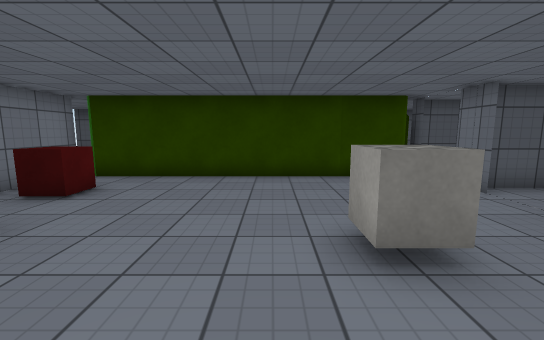
View 1 (above)

16 first-person views from a walk through a 3-D level made in the Unity game engine. The camera is 1.4 m above the floor, tilts 8° down and sees 90° across. The floor is counted in squares, 1 m on a side. Each view is taken from the middle of a square. On the plan, view 1 faces up. The plan holds only what a view shows up to about 13 squares ahead; the rest is blank. The place goes on beyond the plan. The player character is not drawn. Some animated figures are left out. Some surface patterns are stand-ins.

View 2
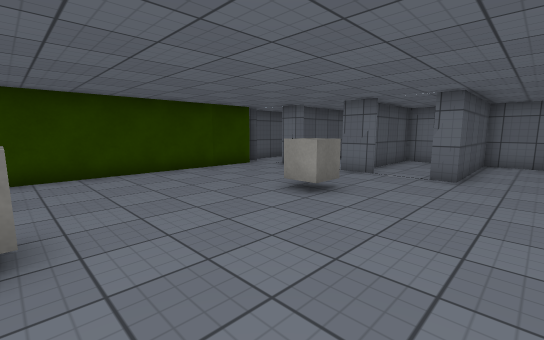

View 3
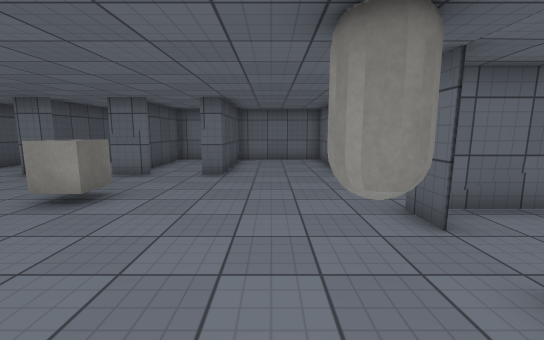

View 4
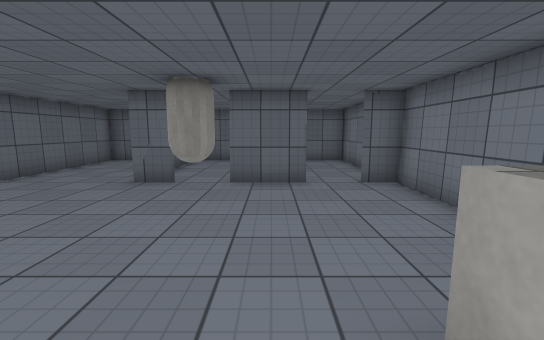

View 5
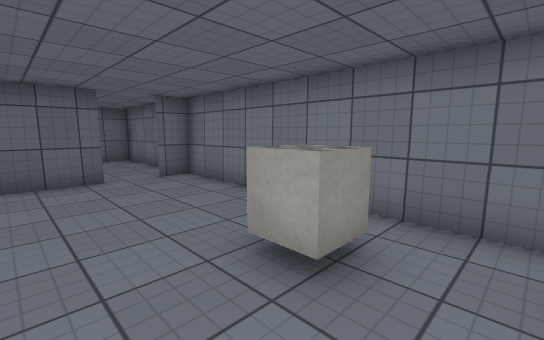

View 6
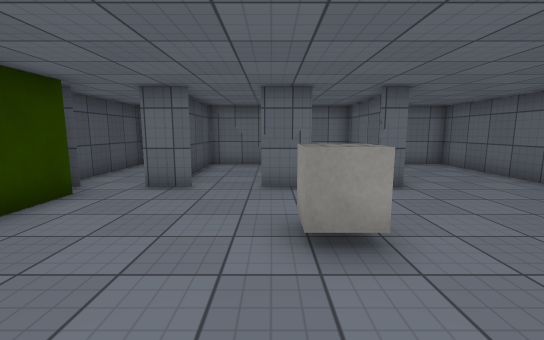

View 7
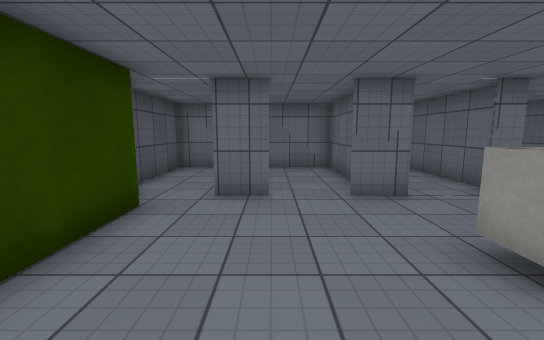

View 8
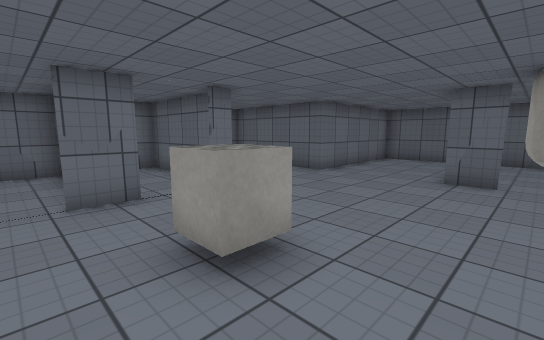

View 9
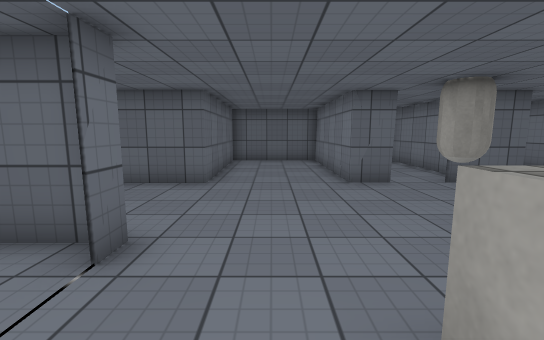

View 10
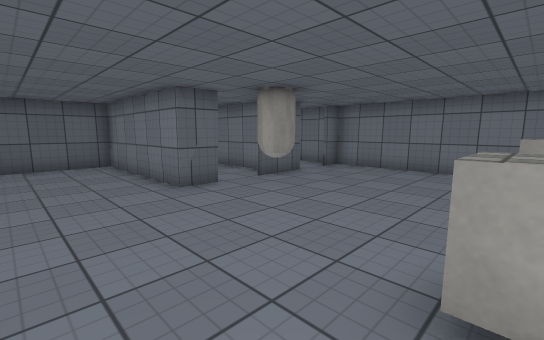

View 11
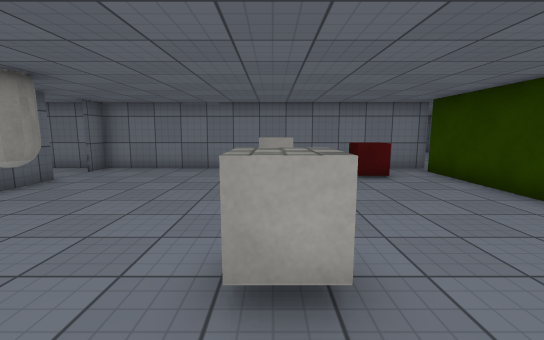

View 12
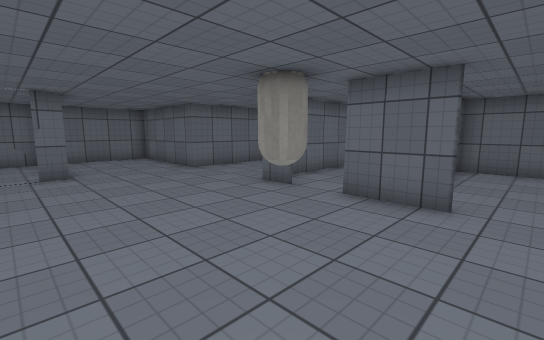

View 13
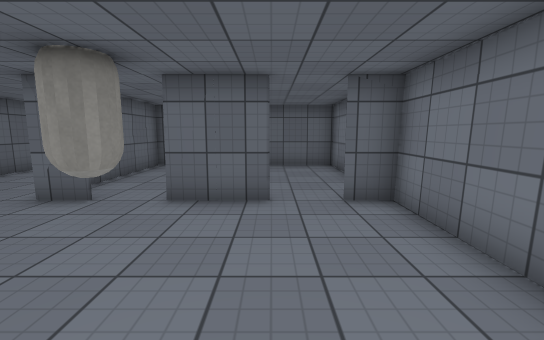

View 14
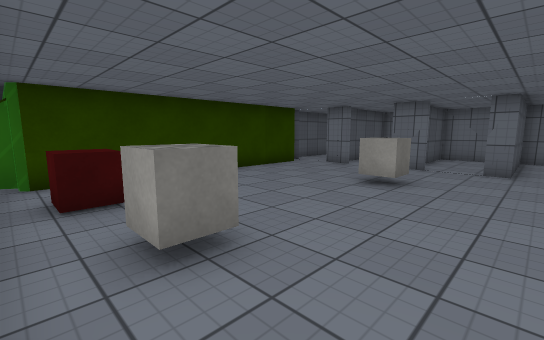

View 15
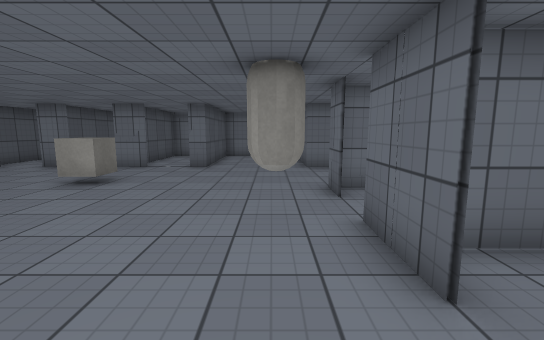

View 16
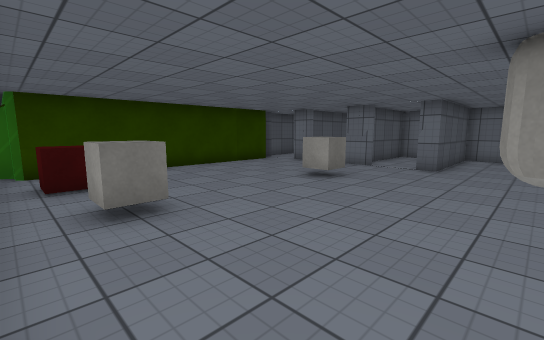

### Floor plan
Ten units are one square. View 1 is at (0, 0); x grows to the right and y downward. Boxes are objects, and circles mark ways between rooms. Rooms are numbered by the first view taken in them; rooms with no view inside come last. Other rooms are left out.
<svg viewBox="-71 -102 176 201">
<path fill="none" stroke="#000" d="M52 -7 99 -7M48 -29 48 -44M-4 34 8 34 8 94M48 -60 48 -74M68 -37 98 -37M-40 34 -18 34M-29 54 -29 34M41 -85 -57 -85M-66 35 -54 34M100 -7 49 -6 48 -14M99 -37 62 -37M-1 94 41 94M-64 -90 -66 94 -29 94M49 92 49 34 98 34 100 -67 48 -66M100 -82 100 -97 52 -97"/>
<rect x="-55" y="-35" width="20" height="10" fill="#bbb"><title>cube</title></rect>
<rect x="-55" y="-65" width="10" height="10" fill="#bbb"><title>red cube</title></rect>
<rect x="-25" y="15" width="20" height="20" fill="#bbb"><title>capsule</title></rect>
<rect x="5" y="-35" width="20" height="10" fill="#bbb"><title>cube</title></rect>
<circle cx="50" cy="-80" r="3" fill="#2a7"/>
<text x="10" y="-10">1</text>
<text x="70" y="-90">2</text>
</svg>
Room 1 opens to room 2.

Where each view was taken, in squares from view 1:
view 1: 0 up, 0 right, facing up
view 2: 1 down, 4 left, facing up-right
view 3: 1 down, 4 left, facing right
view 4: 4 up, 3 left, facing down
view 5: 5 up, 2 left, facing down-left
view 6: 4 up, 2 left, facing right
view 7: 6 up, 1 left, facing right
view 8: 5 up, 1 left, facing down-right
view 9: 4 up, 3 right, facing down
view 10: 3 up, 4 right, facing down-left
view 11: 3 up, 4 right, facing left
view 12: 2 up, 5 left, facing down-right
view 13: 2 up, 4 left, facing down
view 14: 0 up, 6 left, facing up-right
view 15: 2 down, 6 left, facing right
view 16: 2 down, 6 left, facing up-right
